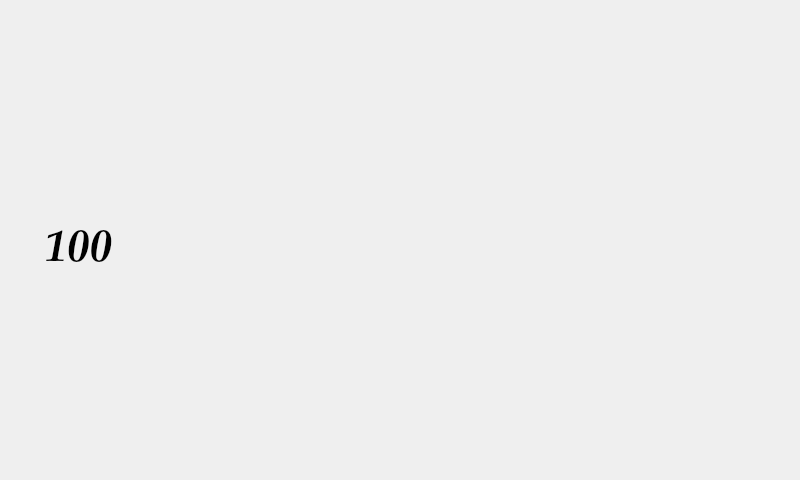
<?xml version="1.0" encoding="UTF-8"?>
<ui version="4.0">
 <class>QROnline</class>
 <widget class="QDialog" name="QROnline">
  <property name="geometry">
   <rect>
    <x>0</x>
    <y>0</y>
    <width>800</width>
    <height>480</height>
   </rect>
  </property>
  <property name="windowTitle">
   <string>Dialog</string>
  </property>
  <property name="styleSheet">
   <string notr="true">#QROnline{
border-image:url(:QRCodeDisplay1.png);
}</string>
  </property>
  <widget class="QPushButton" name="btnClose">
   <property name="geometry">
    <rect>
     <x>60</x>
     <y>400</y>
     <width>99</width>
     <height>30</height>
    </rect>
   </property>
   <property name="styleSheet">
    <string notr="true">#btnClose{
background-color:transparent;
background:none;
border:none;
background-repeat:none;
outline:none;
}</string>
   </property>
   <property name="text">
    <string/>
   </property>
  </widget>
  <widget class="QLabel" name="label">
   <property name="geometry">
    <rect>
     <x>320</x>
     <y>180</y>
     <width>161</width>
     <height>161</height>
    </rect>
   </property>
   <property name="text">
    <string/>
   </property>
  </widget>
  <widget class="QPushButton" name="btnPass">
   <property name="geometry">
    <rect>
     <x>180</x>
     <y>400</y>
     <width>99</width>
     <height>30</height>
    </rect>
   </property>
   <property name="styleSheet">
    <string notr="true">#btnPass
{
background-color:transparent;
background:none;
border:none;
background-repeat:none;
outline:none;
}</string>
   </property>
   <property name="text">
    <string/>
   </property>
  </widget>
  <widget class="QLabel" name="lbPrice">
   <property name="geometry">
    <rect>
     <x>43</x>
     <y>221</y>
     <width>80</width>
     <height>60</height>
    </rect>
   </property>
   <property name="font">
    <font>
     <family>URW Palladio L</family>
     <pointsize>34</pointsize>
     <weight>75</weight>
     <italic>true</italic>
     <bold>true</bold>
    </font>
   </property>
   <property name="styleSheet">
    <string notr="true">#lbPrice{
color:&quot;white&quot;;
}</string>
   </property>
   <property name="text">
    <string> 100 </string>
   </property>
   <property name="textFormat">
    <enum>Qt::AutoText</enum>
   </property>
   <property name="alignment">
    <set>Qt::AlignRight|Qt::AlignTrailing|Qt::AlignVCenter</set>
   </property>
  </widget>
 </widget>
 <resources/>
 <connections/>
</ui>
